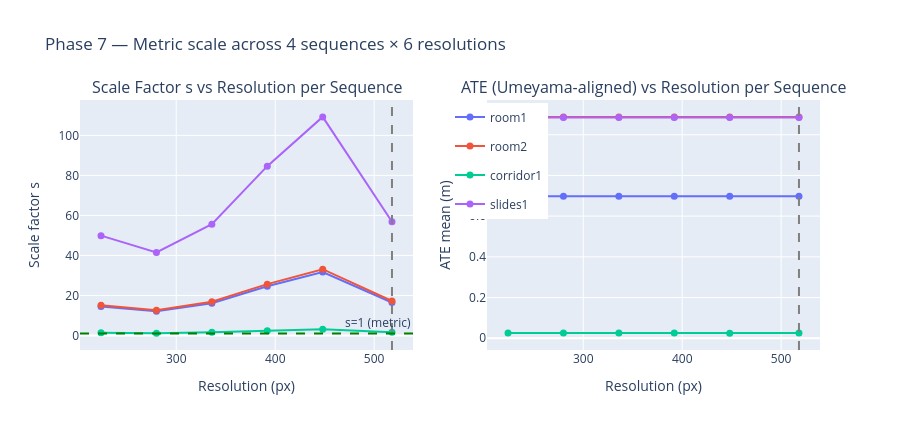

Source (notebook cell):
### Code cell
fig = make_subplots(
    rows=1, cols=2,
    subplot_titles=("Scale Factor s vs Resolution per Sequence",
                    "ATE (Umeyama-aligned) vs Resolution per Sequence"),
)

for i, seq in enumerate(SEQUENCES):
    sub = df_scale[df_scale["sequence"] == seq].sort_values("resolution")
    fig.add_trace(go.Scatter(
        x=sub["resolution"], y=sub["scale_factor"],
        mode="lines+markers", name=seq,
        line=dict(color=colors[i], width=2), marker=dict(size=7),
        legendgroup=seq,
    ), row=1, col=1)
    fig.add_trace(go.Scatter(
        x=sub["resolution"], y=sub["ate_scaled"],
        mode="lines+markers", name=seq,
        line=dict(color=colors[i], width=2), marker=dict(size=7),
        legendgroup=seq, showlegend=False,
    ), row=1, col=2)

fig.add_hline(y=1.0, line_dash="dash", line_color="green",
              annotation_text="s=1 (metric)", row=1, col=1)
for col in [1, 2]:
    fig.add_vline(x=518, line_dash="dash", line_color="grey", row=1, col=col)

fig.update_xaxes(title_text="Resolution (px)")
fig.update_yaxes(title_text="Scale factor s",  row=1, col=1)
fig.update_yaxes(title_text="ATE mean (m)",    row=1, col=2)
fig.update_layout(
    height=430,
    title_text="Phase 7 — Metric scale across 4 sequences × 6 resolutions",
    legend=dict(x=0.5, y=0.99),
)
fig.show()

### Figure 1 — Plotly figure (JSON) as saved in the notebook; plotly's stock layout.template omitted (floating-point values rounded to 4 significant figures)
{"data": [{"legendgroup": "room1", "line": {"color": "#636EFA", "width": 2}, "marker": {"size": 7}, "mode": "lines+markers", "name": "room1", "type": "scatter", "x": [224, 280, 336, 392, 448, 518], "xaxis": "x", "y": [14.47, 12.04, 16.14, 24.55, 31.69, 16.48], "yaxis": "y"}, {"legendgroup": "room1", "line": {"color": "#636EFA", "width": 2}, "marker": {"size": 7}, "mode": "lines+markers", "name": "room1", "showlegend": false, "type": "scatter", "x": [224, 280, 336, 392, 448, 518], "xaxis": "x2", "y": [0.6974, 0.6974, 0.6974, 0.6974, 0.6974, 0.6974], "yaxis": "y2"}, {"legendgroup": "room2", "line": {"color": "#EF553B", "width": 2}, "marker": {"size": 7}, "mode": "lines+markers", "name": "room2", "type": "scatter", "x": [224, 280, 336, 392, 448, 518], "xaxis": "x", "y": [15.12, 12.58, 16.86, 25.65, 33.11, 17.22], "yaxis": "y"}, {"legendgroup": "room2", "line": {"color": "#EF553B", "width": 2}, "marker": {"size": 7}, "mode": "lines+markers", "name": "room2", "showlegend": false, "type": "scatter", "x": [224, 280, 336, 392, 448, 518], "xaxis": "x2", "y": [1.088, 1.088, 1.088, 1.088, 1.088, 1.088], "yaxis": "y2"}, {"legendgroup": "corridor1", "line": {"color": "#00CC96", "width": 2}, "marker": {"size": 7}, "mode": "lines+markers", "name": "corridor1", "type": "scatter", "x": [224, 280, 336, 392, 448, 518], "xaxis": "x", "y": [1.4, 1.165, 1.561, 2.375, 3.066, 1.595], "yaxis": "y"}, {"legendgroup": "corridor1", "line": {"color": "#00CC96", "width": 2}, "marker": {"size": 7}, "mode": "lines+markers", "name": "corridor1", "showlegend": false, "type": "scatter", "x": [224, 280, 336, 392, 448, 518], "xaxis": "x2", "y": [0.02518, 0.02518, 0.02518, 0.02518, 0.02518, 0.02518], "yaxis": "y2"}, {"legendgroup": "slides1", "line": {"color": "#AB63FA", "width": 2}, "marker": {"size": 7}, "mode": "lines+markers", "name": "slides1", "type": "scatter", "x": [224, 280, 336, 392, 448, 518], "xaxis": "x", "y": [49.87, 41.5, 55.62, 84.62, 109.2, 56.82], "yaxis": "y"}, {"legendgroup": "slides1", "line": {"color": "#AB63FA", "width": 2}, "marker": {"size": 7}, "mode": "lines+markers", "name": "slides1", "showlegend": false, "type": "scatter", "x": [224, 280, 336, 392, 448, 518], "xaxis": "x2", "y": [1.085, 1.085, 1.085, 1.085, 1.085, 1.085], "yaxis": "y2"}], "layout": {"annotations": [{"font": {"size": 16}, "showarrow": false, "text": "Scale Factor s vs Resolution per Sequence", "x": 0.225, "xanchor": "center", "xref": "paper", "y": 1.0, "yanchor": "bottom", "yref": "paper"}, {"font": {"size": 16}, "showarrow": false, "text": "ATE (Umeyama-aligned) vs Resolution per Sequence", "x": 0.775, "xanchor": "center", "xref": "paper", "y": 1.0, "yanchor": "bottom", "yref": "paper"}, {"showarrow": false, "text": "s=1 (metric)", "x": 1, "xanchor": "right", "xref": "x domain", "y": 1.0, "yanchor": "bottom", "yref": "y"}], "height": 430, "legend": {"x": 0.5, "y": 0.99}, "shapes": [{"line": {"color": "green", "dash": "dash"}, "type": "line", "x0": 0, "x1": 1, "xref": "x domain", "y0": 1.0, "y1": 1.0, "yref": "y"}, {"line": {"color": "grey", "dash": "dash"}, "type": "line", "x0": 518, "x1": 518, "xref": "x", "y0": 0, "y1": 1, "yref": "y domain"}, {"line": {"color": "grey", "dash": "dash"}, "type": "line", "x0": 518, "x1": 518, "xref": "x2", "y0": 0, "y1": 1, "yref": "y2 domain"}], "title": {"text": "Phase 7 — Metric scale across 4 sequences × 6 resolutions"}, "xaxis": {"anchor": "y", "domain": [0.0, 0.45], "title": {"text": "Resolution (px)"}}, "xaxis2": {"anchor": "y2", "domain": [0.55, 1.0], "title": {"text": "Resolution (px)"}}, "yaxis": {"anchor": "x", "domain": [0.0, 1.0], "title": {"text": "Scale factor s"}}, "yaxis2": {"anchor": "x2", "domain": [0.0, 1.0], "title": {"text": "ATE mean (m)"}}}}
